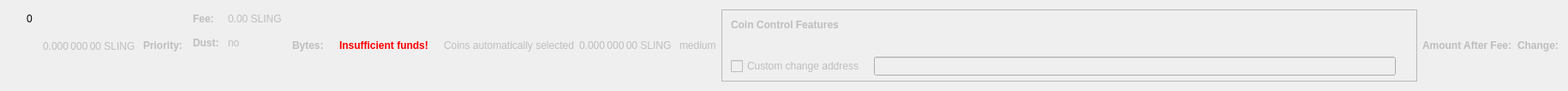
    <widget class="QWidget" name="dummyHideWidget" native="true">
     <property name="maximumSize">
      <size>
       <width>100</width>
       <height>22</height>
      </size>
     </property>
     <layout class="QHBoxLayout" name="dummyHideLayout">
      <item>
       <layout class="QFormLayout" name="formLayoutCoinControl1">
        <property name="horizontalSpacing">
         <number>10</number>
        </property>
        <property name="verticalSpacing">
         <number>14</number>
        </property>
        <property name="leftMargin">
         <number>10</number>
        </property>
        <property name="topMargin">
         <number>4</number>
        </property>
        <property name="rightMargin">
         <number>6</number>
        </property>
        <item row="0" column="1">
         <widget class="QLabel" name="labelCoinControlBytes">
          <property name="cursor">
           <cursorShape>IBeamCursor</cursorShape>
          </property>
          <property name="contextMenuPolicy">
           <enum>Qt::ActionsContextMenu</enum>
          </property>
          <property name="text">
           <string notr="true">0</string>
          </property>
          <property name="textInteractionFlags">
           <set>Qt::LinksAccessibleByMouse|Qt::TextSelectableByKeyboard|Qt::TextSelectableByMouse</set>
          </property>
         </widget>
        </item>
       </layout>
      </item>
      <item>
       <widget class="QLabel" name="labelCoinControlAfterFee">
        <property name="enabled">
         <bool>false</bool>
        </property>
        <property name="sizePolicy">
         <sizepolicy hsizetype="Fixed" vsizetype="Fixed">
          <horstretch>0</horstretch>
          <verstretch>0</verstretch>
         </sizepolicy>
        </property>
        <property name="minimumSize">
         <size>
          <width>111</width>
          <height>12</height>
         </size>
        </property>
        <property name="maximumSize">
         <size>
          <width>111</width>
          <height>12</height>
         </size>
        </property>
        <property name="cursor">
         <cursorShape>IBeamCursor</cursorShape>
        </property>
        <property name="contextMenuPolicy">
         <enum>Qt::ActionsContextMenu</enum>
        </property>
        <property name="text">
         <string notr="true">0.000 000 00 SLING</string>
        </property>
        <property name="textInteractionFlags">
         <set>Qt::LinksAccessibleByMouse|Qt::TextSelectableByKeyboard|Qt::TextSelectableByMouse</set>
        </property>
       </widget>
      </item>
      <item>
       <widget class="QLabel" name="labelCoinControlPriorityText">
        <property name="enabled">
         <bool>false</bool>
        </property>
        <property name="font">
         <font>
          <weight>75</weight>
          <bold>true</bold>
         </font>
        </property>
        <property name="text">
         <string>Priority:</string>
        </property>
       </widget>
      </item>
      <item>
       <layout class="QHBoxLayout" name="horizontalLayout"/>
      </item>
      <item>
       <layout class="QFormLayout" name="formLayoutCoinControl3">
        <property name="horizontalSpacing">
         <number>10</number>
        </property>
        <property name="verticalSpacing">
         <number>14</number>
        </property>
        <property name="leftMargin">
         <number>6</number>
        </property>
        <property name="topMargin">
         <number>4</number>
        </property>
        <property name="rightMargin">
         <number>6</number>
        </property>
        <item row="0" column="0">
         <widget class="QLabel" name="labelCoinControlFeeText">
          <property name="enabled">
           <bool>false</bool>
          </property>
          <property name="font">
           <font>
            <weight>75</weight>
            <bold>true</bold>
           </font>
          </property>
          <property name="text">
           <string>Fee:</string>
          </property>
          <property name="margin">
           <number>0</number>
          </property>
         </widget>
        </item>
        <item row="0" column="1">
         <widget class="QLabel" name="labelCoinControlFee">
          <property name="enabled">
           <bool>false</bool>
          </property>
          <property name="cursor">
           <cursorShape>IBeamCursor</cursorShape>
          </property>
          <property name="contextMenuPolicy">
           <enum>Qt::ActionsContextMenu</enum>
          </property>
          <property name="text">
           <string notr="true">0.00 SLING</string>
          </property>
          <property name="textInteractionFlags">
           <set>Qt::LinksAccessibleByMouse|Qt::TextSelectableByKeyboard|Qt::TextSelectableByMouse</set>
          </property>
         </widget>
        </item>
        <item row="1" column="0">
         <widget class="QLabel" name="labelCoinControlLowOutputText">
          <property name="enabled">
           <bool>false</bool>
          </property>
          <property name="font">
           <font>
            <weight>75</weight>
            <bold>true</bold>
           </font>
          </property>
          <property name="text">
           <string>Dust:</string>
          </property>
         </widget>
        </item>
        <item row="1" column="1">
         <widget class="QLabel" name="labelCoinControlLowOutput">
          <property name="enabled">
           <bool>false</bool>
          </property>
          <property name="cursor">
           <cursorShape>IBeamCursor</cursorShape>
          </property>
          <property name="contextMenuPolicy">
           <enum>Qt::ActionsContextMenu</enum>
          </property>
          <property name="text">
           <string>no</string>
          </property>
          <property name="textInteractionFlags">
           <set>Qt::LinksAccessibleByMouse|Qt::TextSelectableByKeyboard|Qt::TextSelectableByMouse</set>
          </property>
         </widget>
        </item>
       </layout>
      </item>
      <item>
       <widget class="QLabel" name="labelCoinControlBytesText">
        <property name="enabled">
         <bool>false</bool>
        </property>
        <property name="font">
         <font>
          <weight>75</weight>
          <bold>true</bold>
         </font>
        </property>
        <property name="text">
         <string>Bytes:</string>
        </property>
       </widget>
      </item>
      <item>
       <layout class="QFormLayout" name="formLayoutCoinControl2">
        <property name="horizontalSpacing">
         <number>10</number>
        </property>
        <property name="verticalSpacing">
         <number>14</number>
        </property>
        <property name="leftMargin">
         <number>6</number>
        </property>
        <property name="topMargin">
         <number>4</number>
        </property>
        <property name="rightMargin">
         <number>6</number>
        </property>
       </layout>
      </item>
      <item>
       <layout class="QHBoxLayout" name="horizontalLayoutCoinControl2">
        <property name="spacing">
         <number>8</number>
        </property>
        <property name="bottomMargin">
         <number>10</number>
        </property>
       </layout>
      </item>
      <item>
       <widget class="QLabel" name="labelCoinControlInsuffFunds">
        <property name="enabled">
         <bool>false</bool>
        </property>
        <property name="minimumSize">
         <size>
          <width>0</width>
          <height>0</height>
         </size>
        </property>
        <property name="font">
         <font>
          <weight>75</weight>
          <bold>true</bold>
         </font>
        </property>
        <property name="styleSheet">
         <string notr="true">color:red;font-weight:bold;</string>
        </property>
        <property name="text">
         <string>Insufficient funds!</string>
        </property>
        <property name="margin">
         <number>5</number>
        </property>
       </widget>
      </item>
      <item>
       <layout class="QFormLayout" name="formLayoutCoinControl4">
        <property name="horizontalSpacing">
         <number>10</number>
        </property>
        <property name="verticalSpacing">
         <number>14</number>
        </property>
        <property name="leftMargin">
         <number>6</number>
        </property>
        <property name="topMargin">
         <number>4</number>
        </property>
        <property name="rightMargin">
         <number>6</number>
        </property>
       </layout>
      </item>
      <item>
       <widget class="QLabel" name="labelCoinControlAutomaticallySelected">
        <property name="enabled">
         <bool>false</bool>
        </property>
        <property name="sizePolicy">
         <sizepolicy hsizetype="Fixed" vsizetype="Fixed">
          <horstretch>0</horstretch>
          <verstretch>0</verstretch>
         </sizepolicy>
        </property>
        <property name="minimumSize">
         <size>
          <width>0</width>
          <height>0</height>
         </size>
        </property>
        <property name="maximumSize">
         <size>
          <width>240</width>
          <height>16777215</height>
         </size>
        </property>
        <property name="text">
         <string>Coins automatically selected</string>
        </property>
        <property name="margin">
         <number>5</number>
        </property>
       </widget>
      </item>
      <item>
       <widget class="QLabel" name="labelCoinControlChange">
        <property name="enabled">
         <bool>false</bool>
        </property>
        <property name="sizePolicy">
         <sizepolicy hsizetype="Fixed" vsizetype="Fixed">
          <horstretch>0</horstretch>
          <verstretch>0</verstretch>
         </sizepolicy>
        </property>
        <property name="minimumSize">
         <size>
          <width>111</width>
          <height>0</height>
         </size>
        </property>
        <property name="maximumSize">
         <size>
          <width>111</width>
          <height>16777215</height>
         </size>
        </property>
        <property name="cursor">
         <cursorShape>IBeamCursor</cursorShape>
        </property>
        <property name="contextMenuPolicy">
         <enum>Qt::ActionsContextMenu</enum>
        </property>
        <property name="text">
         <string notr="true">0.000 000 00 SLING</string>
        </property>
        <property name="textInteractionFlags">
         <set>Qt::LinksAccessibleByMouse|Qt::TextSelectableByKeyboard|Qt::TextSelectableByMouse</set>
        </property>
       </widget>
      </item>
      <item>
       <widget class="QLabel" name="labelCoinControlPriority">
        <property name="enabled">
         <bool>false</bool>
        </property>
        <property name="cursor">
         <cursorShape>IBeamCursor</cursorShape>
        </property>
        <property name="contextMenuPolicy">
         <enum>Qt::ActionsContextMenu</enum>
        </property>
        <property name="text">
         <string>medium</string>
        </property>
        <property name="textInteractionFlags">
         <set>Qt::LinksAccessibleByMouse|Qt::TextSelectableByKeyboard|Qt::TextSelectableByMouse</set>
        </property>
       </widget>
      </item>
      <item>
       <widget class="QFrame" name="frameCoinControl">
        <property name="sizePolicy">
         <sizepolicy hsizetype="Expanding" vsizetype="Expanding">
          <horstretch>0</horstretch>
          <verstretch>0</verstretch>
         </sizepolicy>
        </property>
        <property name="maximumSize">
         <size>
          <width>16777215</width>
          <height>16777215</height>
         </size>
        </property>
        <property name="frameShape">
         <enum>QFrame::StyledPanel</enum>
        </property>
        <property name="frameShadow">
         <enum>QFrame::Sunken</enum>
        </property>
        <layout class="QVBoxLayout" name="verticalLayoutCoinControl2_2">
         <property name="spacing">
          <number>0</number>
         </property>
         <property name="leftMargin">
          <number>0</number>
         </property>
         <property name="topMargin">
          <number>0</number>
         </property>
         <property name="rightMargin">
          <number>0</number>
         </property>
         <property name="bottomMargin">
          <number>6</number>
         </property>
         <item>
          <layout class="QVBoxLayout" name="verticalLayoutCoinControl" stretch="0,0,0,1">
           <property name="spacing">
            <number>0</number>
           </property>
           <property name="leftMargin">
            <number>10</number>
           </property>
           <property name="topMargin">
            <number>10</number>
           </property>
           <item>
            <layout class="QHBoxLayout" name="horizontalLayoutCoinControl1">
             <property name="bottomMargin">
              <number>15</number>
             </property>
             <item>
              <widget class="QLabel" name="labelCoinControlFeatures">
               <property name="enabled">
                <bool>false</bool>
               </property>
               <property name="sizePolicy">
                <sizepolicy hsizetype="Preferred" vsizetype="Maximum">
                 <horstretch>0</horstretch>
                 <verstretch>0</verstretch>
                </sizepolicy>
               </property>
               <property name="font">
                <font>
                 <weight>75</weight>
                 <bold>true</bold>
                </font>
               </property>
               <property name="styleSheet">
                <string notr="true">font-weight:bold;</string>
               </property>
               <property name="text">
                <string>Coin Control Features</string>
               </property>
              </widget>
             </item>
            </layout>
           </item>
           <item>
            <widget class="QWidget" name="widgetCoinControl" native="true">
             <property name="sizePolicy">
              <sizepolicy hsizetype="Preferred" vsizetype="Preferred">
               <horstretch>0</horstretch>
               <verstretch>0</verstretch>
              </sizepolicy>
             </property>
             <property name="minimumSize">
              <size>
               <width>0</width>
               <height>0</height>
              </size>
             </property>
             <property name="styleSheet">
              <string notr="true"/>
             </property>
             <layout class="QHBoxLayout" name="horizontalLayoutCoinControl5_2">
              <property name="leftMargin">
               <number>0</number>
              </property>
              <property name="topMargin">
               <number>0</number>
              </property>
              <property name="rightMargin">
               <number>0</number>
              </property>
              <property name="bottomMargin">
               <number>0</number>
              </property>
              <item>
               <layout class="QHBoxLayout" name="horizontalLayoutCoinControl3">
                <property name="spacing">
                 <number>20</number>
                </property>
                <property name="topMargin">
                 <number>0</number>
                </property>
                <property name="bottomMargin">
                 <number>10</number>
                </property>
               </layout>
              </item>
             </layout>
            </widget>
           </item>
           <item>
            <layout class="QHBoxLayout" name="horizontalLayoutCoinControl4" stretch="0,0,0">
             <property name="spacing">
              <number>12</number>
             </property>
             <property name="sizeConstraint">
              <enum>QLayout::SetDefaultConstraint</enum>
             </property>
             <property name="topMargin">
              <number>5</number>
             </property>
             <property name="rightMargin">
              <number>5</number>
             </property>
             <item>
              <widget class="QCheckBox" name="checkBoxCoinControlChange">
               <property name="enabled">
                <bool>false</bool>
               </property>
               <property name="toolTip">
                <string>If this is activated, but the change address is empty or invalid, change will be sent to a newly generated address.</string>
               </property>
               <property name="text">
                <string>Custom change address</string>
               </property>
              </widget>
             </item>
             <item>
              <widget class="QValidatedLineEdit" name="lineEditCoinControlChange">
               <property name="enabled">
                <bool>false</bool>
               </property>
               <property name="sizePolicy">
                <sizepolicy hsizetype="Expanding" vsizetype="Fixed">
                 <horstretch>0</horstretch>
                 <verstretch>0</verstretch>
                </sizepolicy>
               </property>
              </widget>
             </item>
             <item>
              <widget class="QLabel" name="labelCoinControlChangeLabel_2">
               <property name="sizePolicy">
                <sizepolicy hsizetype="Preferred" vsizetype="Expanding">
                 <horstretch>0</horstretch>
                 <verstretch>0</verstretch>
                </sizepolicy>
               </property>
               <property name="minimumSize">
                <size>
                 <width>0</width>
                 <height>0</height>
                </size>
               </property>
               <property name="text">
                <string/>
               </property>
               <property name="margin">
                <number>3</number>
               </property>
              </widget>
             </item>
            </layout>
           </item>
           <item>
            <spacer name="verticalSpacerCoinControl">
             <property name="orientation">
              <enum>Qt::Vertical</enum>
             </property>
             <property name="sizeHint" stdset="0">
              <size>
               <width>800</width>
               <height>1</height>
              </size>
             </property>
            </spacer>
           </item>
          </layout>
         </item>
        </layout>
       </widget>
      </item>
      <item>
       <widget class="QLabel" name="labelCoinControlAfterFeeText">
        <property name="enabled">
         <bool>false</bool>
        </property>
        <property name="minimumSize">
         <size>
          <width>0</width>
          <height>0</height>
         </size>
        </property>
        <property name="maximumSize">
         <size>
          <width>16777215</width>
          <height>16777215</height>
         </size>
        </property>
        <property name="font">
         <font>
          <weight>75</weight>
          <bold>true</bold>
         </font>
        </property>
        <property name="text">
         <string>Amount After Fee:</string>
        </property>
        <property name="alignment">
         <set>Qt::AlignLeading|Qt::AlignLeft|Qt::AlignVCenter</set>
        </property>
        <property name="margin">
         <number>0</number>
        </property>
       </widget>
      </item>
      <item>
       <widget class="QLabel" name="labelCoinControlChangeText">
        <property name="enabled">
         <bool>false</bool>
        </property>
        <property name="sizePolicy">
         <sizepolicy hsizetype="Preferred" vsizetype="Preferred">
          <horstretch>0</horstretch>
          <verstretch>0</verstretch>
         </sizepolicy>
        </property>
        <property name="minimumSize">
         <size>
          <width>0</width>
          <height>0</height>
         </size>
        </property>
        <property name="maximumSize">
         <size>
          <width>16777215</width>
          <height>16777215</height>
         </size>
        </property>
        <property name="font">
         <font>
          <weight>75</weight>
          <bold>true</bold>
         </font>
        </property>
        <property name="text">
         <string>Change:</string>
        </property>
        <property name="alignment">
         <set>Qt::AlignLeading|Qt::AlignLeft|Qt::AlignVCenter</set>
        </property>
       </widget>
      </item>
     </layout>
    </widget>
